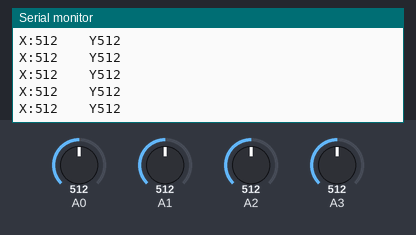
This sketch was run on a simulated Arduino Uno, built with avr-gcc and run on an emulated ATmega328P. Shown: the last lines printed to the serial monitor. Inputs (shaded band) come from the test bench; at power-on: A2 = 512, A3 = 512, A0 = 512, A1 = 512. No radio packets arrive unless stated.

Above: at 1.4 s.
1.5 s: A2 set to 716
At 1.64 s:
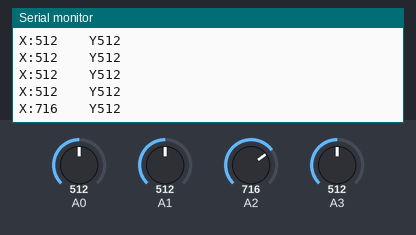
3.0 s: A3 set to 716
At 3.08 s:
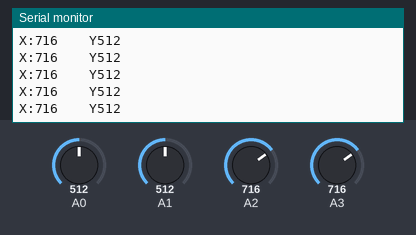
4.5 s: A2 set to 992
At 4.51 s:
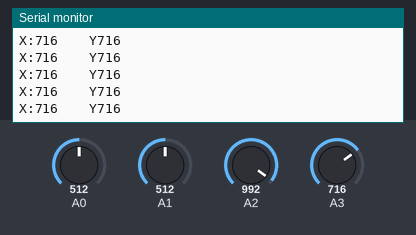
6.0 s: A3 set to 992
At 6.04 s:
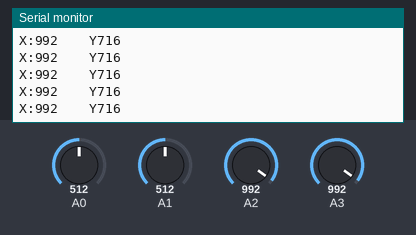
Timing chart, 0 to 8.5 s (numbered marks = the images above; inputs shaded):
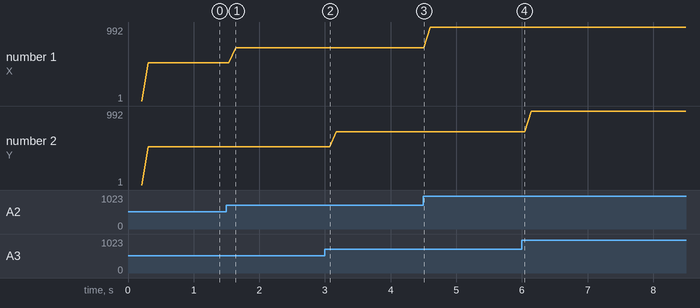

Measured:
- after the input at 1.5 s, the serial monitor: prints a new line after 0.14 s (image 1)
- plotted number 1: 512 → 716 after the input at 1.5 s, 716 → 992 after the input at 4.5 s

The sketch:

remote.ino
```cpp
/*
 * If you use the serial monitor for debugging remember to ster the baud rate to 115200.
 * The modules are set to only one-way communication. That means that the controller can only transmit and the tank can only receive.
 * If you wish to change this for two-way communication there is plenty of documentation to do so on the internet and in examples.
 *
 * This program reads the analog input of the joystick and sends it in packets to te tank.
 */
#include <SPI.h>
#include "RF24.h"

RF24 myRadio (9,10);
byte addresses[][6] = {"0"};

struct package
{
  int X=1;
  int Y=1;
  int xaxis=1;
  int yaxis=1;

};


typedef struct package Package;
Package data;


void setup()
{
  Serial.begin(115200);
  delay(100);
  myRadio.begin();
  myRadio.setChannel(115);
  myRadio.setPALevel(RF24_PA_MIN);
  myRadio.setDataRate( RF24_250KBPS ) ;
  myRadio.openWritingPipe( addresses[0]);
  myRadio.printDetails();
  delay(100);
}

void loop()
{

  myRadio.write(&data, sizeof(data));

  Serial.print("X:");
  Serial.print(data.xaxis);
  Serial.print("    Y");
  Serial.println(data.yaxis);
  data.X = analogRead(A0);
  data.Y = analogRead(A1);
  data.xaxis = analogRead(A2);
  data.yaxis = analogRead(A3);
  delay(100);
}
```
